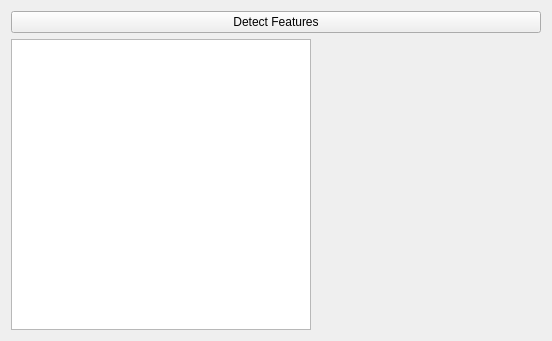
<?xml version="1.0" encoding="UTF-8"?>
<ui version="4.0">
 <class>FeatureDetectionTab</class>
 <widget class="QWidget" name="FeatureDetectionTab">
  <property name="geometry">
   <rect>
    <x>0</x>
    <y>0</y>
    <width>552</width>
    <height>341</height>
   </rect>
  </property>
  <property name="cursor">
   <cursorShape>ArrowCursor</cursorShape>
  </property>
  <property name="windowTitle">
   <string>Form</string>
  </property>
  <layout class="QVBoxLayout" name="verticalLayout_2">
   <item>
    <layout class="QVBoxLayout" name="verticalLayout">
     <item>
      <widget class="QPushButton" name="detectFeatures">
       <property name="text">
        <string>Detect Features</string>
       </property>
      </widget>
     </item>
     <item>
      <layout class="QHBoxLayout" name="horizontalLayout">
       <item>
        <widget class="QListWidget" name="imagesListWidget">
         <property name="sizePolicy">
          <sizepolicy hsizetype="Fixed" vsizetype="Expanding">
           <horstretch>0</horstretch>
           <verstretch>0</verstretch>
          </sizepolicy>
         </property>
         <property name="minimumSize">
          <size>
           <width>300</width>
           <height>0</height>
          </size>
         </property>
        </widget>
       </item>
       <item>
        <widget class="CVImageWidget" name="cvImageWidget" native="true">
         <property name="sizePolicy">
          <sizepolicy hsizetype="Expanding" vsizetype="Preferred">
           <horstretch>0</horstretch>
           <verstretch>0</verstretch>
          </sizepolicy>
         </property>
        </widget>
       </item>
      </layout>
     </item>
    </layout>
   </item>
  </layout>
 </widget>
 <customwidgets>
  <customwidget>
   <class>CVImageWidget</class>
   <extends>QWidget</extends>
   <header>cvimagewidget.h</header>
   <container>1</container>
  </customwidget>
 </customwidgets>
 <resources/>
 <connections/>
</ui>
